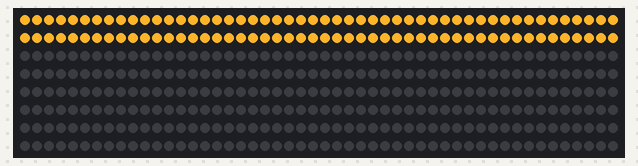
Simulated run of this sketch. Board: Teensy 4. On the bench: 400 RGB LEDs in strip order, left to right, continuing on the next row. Random numbers use the default seed unless the sketch sets one.

Above: at 1.95 s.

The sketch:

CandleGlow.ino
```cpp
// (licence header left out)
#include <OctoWS2811.h>

// These global parameters define the random behavior of glow or flicker patterns
#define HIGHDWELLMIN 0 // Minimum dwell time at high brightness 0-7 corresponds to 1-8 cycles
#define HIGHDWELLMAX 4 // Maximum dwell time at high brightness 1-8 (random max is exclusive)
#define DOWNSTEPMIN 5  // Minimum down step size 0-7 corresponds to step size of 1-8
#define DOWNSTEPMAX 8  // Maximum down step size 1-8 (random max is exclusive)
#define LOWBRTMIN 0    // Minimum low brightness 0-255
#define LOWBRTMAX 100  // Maximum low brightness 1-256, LOWBRTMAX > LOWBRTMIN (random max is exclusive)
#define LOWDWELLMIN 0  // Minimum dwell time at low brightness 0-7 corresponds to 1-8 cycles
#define LOWDWELLMAX 2  // Maximum dwell time at low brightness 1-8 (random max is exclusive)
#define UPSTEPMIN 3    // Minimum up step size 0-7 corresponds to step size of 1-8
#define UPSTEPMAX 7    // Maximum up step size 1-8 (random max is exclusive)
#define HIBRTMIN 160   // Minimum high brightness 0-255 (should be > LOWBRTMAX)
#define HIBRTMAX 256   // Maximum high brightness 1-256, HIBRTMAX > HIBRTMIN (random max is exclusive)


const int ledsPerStrip = 50;
const int ledsTotal = 100;

DMAMEM int displayMemory[ledsPerStrip*6];
int drawingMemory[ledsPerStrip*6];
byte intensity[ledsTotal]; // Array for current 8-bit intensity value
byte statusByte[ledsTotal]; // Array for current status byte: 3 bit counter, 3 bit increment/decrement value, 2 bit state
byte targetIntensity[ledsTotal]; // Array for target intensity

const int config = WS2811_GRB | WS2811_800kHz;

// The 24-bit colors are reduced to an 8-bit color map to save RAM
// Every pixel uses 3 additional bytes of RAM for the state machine
const int candlePalette[256] = {
   0x050200, 0x060300, 0x080400, 0x0c0600, 0x100800, 0x140a00, 0x180c00, 0x1c0e00,
   0x201000, 0x241200, 0x281400, 0x2c1600, 0x301800, 0x341a00, 0x381c00, 0x3c1e00,
   0x402000, 0x442100, 0x482200, 0x4c2300, 0x502400, 0x542500, 0x582600, 0x5c2700,
   0x602800, 0x642900, 0x682a00, 0x6c2b00, 0x702c00, 0x742d00, 0x782e00, 0x7c2f00,
   0x803000, 0x823000, 0x843100, 0x863100, 0x883200, 0x8a3200, 0x8c3300, 0x8e3300,
   0x903400, 0x923400, 0x943500, 0x963500, 0x983600, 0x9a3600, 0x9c3700, 0x9e3700,
   0xa03800, 0xa23800, 0xa43900, 0xa63900, 0xa83a00, 0xaa3a00, 0xac3b00, 0xae3b00,
   0xb03c00, 0xb23c00, 0xb43d00, 0xb63d00, 0xb83e00, 0xba3e00, 0xbc3f00, 0xbe3f00,
   0xc04000, 0xc44300, 0xc74600, 0xcb4900, 0xce4c00, 0xd24f00, 0xd55200, 0xd95500,
   0xdc5800, 0xe05b00, 0xe35e00, 0xe76100, 0xea6400, 0xee6700, 0xf16a00, 0xf56d00,
   0xf87000, 0xf87100, 0xf87201, 0xf87301, 0xf87402, 0xf87502, 0xf87603, 0xf87703,
   0xf87804, 0xf87904, 0xf87a05, 0xf87b05, 0xf87c06, 0xf87d06, 0xf87e07, 0xf87f07,
   0xf88008, 0xf88008, 0xf88108, 0xf88108, 0xf88209, 0xf88209, 0xf88309, 0xf88309,
   0xf8840a, 0xf8840a, 0xf8850a, 0xf8850a, 0xf8860b, 0xf8860b, 0xf8870b, 0xf8870b,
   0xf8880c, 0xf8880c, 0xf8890c, 0xf8890c, 0xf88a0d, 0xf88a0d, 0xf88b0d, 0xf88b0d,
   0xf88c0e, 0xf88c0e, 0xf88d0e, 0xf88d0e, 0xf88e0f, 0xf88e0f, 0xf88f0f, 0xf88f0f,
   0xf89010, 0xf89010, 0xf89010, 0xf89010, 0xf89110, 0xf89110, 0xf89110, 0xf89110,
   0xf89211, 0xf89211, 0xf89211, 0xf89211, 0xf89311, 0xf89311, 0xf89311, 0xf89311,
   0xf89412, 0xf89412, 0xf89412, 0xf89412, 0xf89512, 0xf89512, 0xf89512, 0xf89512,
   0xf89613, 0xf89613, 0xf89613, 0xf89613, 0xf89713, 0xf89713, 0xf89713, 0xf89713,
   0xf89814, 0xf89814, 0xf89814, 0xf89814, 0xf89914, 0xf89914, 0xf89914, 0xf89914,
   0xf89a15, 0xf89a15, 0xf89a15, 0xf89a15, 0xf89b15, 0xf89b15, 0xf89b15, 0xf89b15,
   0xf89c16, 0xf89c16, 0xf89c16, 0xf89c16, 0xf89d16, 0xf89d16, 0xf89d16, 0xf89d16,
   0xf89e17, 0xf89e17, 0xf89e17, 0xf89e17, 0xf89f17, 0xf89f17, 0xf89f17, 0xf89f17,
   0xf8a018, 0xf8a018, 0xf8a018, 0xf8a018, 0xf8a119, 0xf8a119, 0xf8a119, 0xf8a119,
   0xf8a21a, 0xf8a21a, 0xf8a21a, 0xf8a21a, 0xf8a31b, 0xf8a31b, 0xf8a31b, 0xf8a31b,
   0xf8a41c, 0xf8a41c, 0xf8a41c, 0xf8a41c, 0xf8a51d, 0xf8a51d, 0xf8a51d, 0xf8a51d,
   0xf8a61e, 0xf8a61e, 0xf8a61e, 0xf8a61e, 0xf8a71f, 0xf8a71f, 0xf8a71f, 0xf8a71f,
   0xf8a820, 0xf8a820, 0xf8a820, 0xf8a820, 0xf8a921, 0xf8a921, 0xf8a921, 0xf8a921,
   0xf8aa22, 0xf8aa22, 0xf8aa22, 0xf8aa22, 0xf8ab23, 0xf8ab23, 0xf8ab23, 0xf8ab23,
   0xf8ac24, 0xf8ac24, 0xf8ac24, 0xf8ac24, 0xf8ad25, 0xf8ad25, 0xf8ad25, 0xf8ad25,
   0xf8ae26, 0xf8ae26, 0xf8ae26, 0xf8ae26, 0xf8af27, 0xf8af27, 0xf8af27, 0xf8b028
};

/*const int starPalette[256] = {
   0x0, 0x10101, 0x20202, 0x30303, 0x40404, 0x50505, 0x60606, 0x70707,
   0x80808, 0x90909, 0xa0a0a, 0xb0b0b, 0xc0c0c, 0xd0d0d, 0xe0e0e, 0xf0f0f,
   0x101010, 0x111111, 0x121212, 0x131313, 0x141414, 0x151515, 0x161616, 0x171717,
   0x181818, 0x191919, 0x1a1a1a, 0x1b1b1b, 0x1c1c1c, 0x1d1d1d, 0x1e1e1e, 0x1f1f1f,
   0x202020, 0x212121, 0x222222, 0x232323, 0x242424, 0x252525, 0x262626, 0x272727,
   0x282828, 0x292929, 0x2a2a2a, 0x2b2b2b, 0x2c2c2c, 0x2d2d2d, 0x2e2e2e, 0x2f2f2f,
   0x303030, 0x313131, 0x323232, 0x333333, 0x343434, 0x353535, 0x363636, 0x373737,
   0x383838, 0x393939, 0x3a3a3a, 0x3b3b3b, 0x3c3c3c, 0x3d3d3d, 0x3e3e3e, 0x3f3f3f,
   0x404040, 0x414141, 0x424242, 0x434343, 0x444444, 0x454545, 0x464646, 0x474747,
   0x484848, 0x494949, 0x4a4a4a, 0x4b4b4b, 0x4c4c4c, 0x4d4d4d, 0x4e4e4e, 0x4f4f4f,
   0x505050, 0x515151, 0x525252, 0x535353, 0x545454, 0x555555, 0x565656, 0x575757,
   0x585858, 0x595959, 0x5a5a5a, 0x5b5b5b, 0x5c5c5c, 0x5d5d5d, 0x5e5e5e, 0x5f5f5f,
   0x606060, 0x616161, 0x626262, 0x636363, 0x646464, 0x656565, 0x666666, 0x676767,
   0x686868, 0x696969, 0x6a6a6a, 0x6b6b6b, 0x6c6c6c, 0x6d6d6d, 0x6e6e6e, 0x6f6f6f,
   0x707070, 0x717171, 0x727272, 0x737373, 0x747474, 0x757575, 0x767676, 0x777777,
   0x787878, 0x797979, 0x7a7a7a, 0x7b7b7b, 0x7c7c7c, 0x7d7d7d, 0x7e7e7e, 0x7f7f7f,
   0x808080, 0x818181, 0x828282, 0x838383, 0x848484, 0x858585, 0x868686, 0x878787,
   0x888888, 0x898989, 0x8a8a8a, 0x8b8b8b, 0x8c8c8c, 0x8d8d8d, 0x8e8e8e, 0x8f8f8f,
   0x909090, 0x919191, 0x929292, 0x939393, 0x949494, 0x959595, 0x969696, 0x979797,
   0x989898, 0x999999, 0x9a9a9a, 0x9b9b9b, 0x9c9c9c, 0x9d9d9d, 0x9e9e9e, 0x9f9f9f,
   0xa0a0a0, 0xa1a1a1, 0xa2a2a2, 0xa3a3a3, 0xa4a4a4, 0xa5a5a5, 0xa6a6a6, 0xa7a7a7,
   0xa8a8a8, 0xa9a9a9, 0xaaaaaa, 0xababab, 0xacacac, 0xadadad, 0xaeaeae, 0xafafaf,
   0xb0b0b0, 0xb1b1b1, 0xb2b2b2, 0xb3b3b3, 0xb4b4b4, 0xb5b5b5, 0xb6b6b6, 0xb7b7b7,
   0xb8b8b8, 0xb9b9b9, 0xbababa, 0xbbbbbb, 0xbcbcbc, 0xbdbdbd, 0xbebebe, 0xbfbfbf,
   0xc0c0c0, 0xc1c1c1, 0xc2c2c2, 0xc3c3c3, 0xc4c4c4, 0xc5c5c5, 0xc6c6c6, 0xc7c7c7,
   0xc8c8c8, 0xc9c9c9, 0xcacaca, 0xcbcbcb, 0xcccccc, 0xcdcdcd, 0xcecece, 0xcfcfcf,
   0xd0d0d0, 0xd1d1d1, 0xd2d2d2, 0xd3d3d3, 0xd4d4d4, 0xd5d5d5, 0xd6d6d6, 0xd7d7d7,
   0xd8d8d8, 0xd9d9d9, 0xdadada, 0xdbdbdb, 0xdcdcdc, 0xdddddd, 0xdedede, 0xdfdfdf,
   0xe0e0e0, 0xe1e1e1, 0xe2e2e2, 0xe3e3e3, 0xe4e4e4, 0xe5e5e5, 0xe6e6e6, 0xe7e7e7,
   0xe8e8e8, 0xe9e9e9, 0xeaeaea, 0xebebeb, 0xececec, 0xededed, 0xeeeeee, 0xefefef,
   0xf0f0f0, 0xf1f1f1, 0xf2f2f2, 0xf3f3f3, 0xf4f4f4, 0xf5f5f5, 0xf6f6f6, 0xf7f7f7,
   0xf8f8f8, 0xf9f9f9, 0xfafafa, 0xfbfbfb, 0xfcfcfc, 0xfdfdfd, 0xfefefe, 0xffffff
};
*/

OctoWS2811 leds(ledsPerStrip, displayMemory, drawingMemory, config);

void setup() {
  leds.begin();
  leds.show();

  // Initialize new variables
  for (int i=0; i < ledsTotal; i++) {
     statusByte[i] = 0x38;
     intensity[i] = 0;
     targetIntensity[i] = 255; // Start all lights rising towards max
  }
}


void loop() {
  int microsec = 40000;  // 40 ms delay between string updates

  for (int i = 0; i < ledsTotal; i++) {
     updateIntensity(i, &intensity[i], &statusByte[i], &targetIntensity[i]);
     leds.setPixel(i, candlePalette[intensity[i]]);
  }
  leds.show();
  delayMicroseconds(microsec);
}

// This is the state machine for updating the intensity for every pixel on the string
// Only update this code if you truly understand how it works.  A wide range of effects
// can be achieved by changing the parameters and palette defined above.
void updateIntensity (int i, byte* pintensity, byte* pstatus, byte* ptarget)
{
  int newtest;
  byte curstate = (*pstatus & 0xC0) >> 6;
  byte incdec = (*pstatus & 0x30) >> 3;
  byte dcnt = (*pstatus & 0x7);


  switch (curstate)
  {
     case 0: // Rising intensity
     {
        newtest = *pintensity + incdec + 1;
        if (newtest >= *ptarget) { // maximum intensity reached
           *pintensity = *ptarget;
           // Update state, pick high dwell time and reset count
           curstate = 1;
           incdec = random (HIGHDWELLMIN,HIGHDWELLMAX) & 0x7;
           dcnt = 0;
           *pstatus = (curstate << 6) | (incdec << 3) | dcnt;
        }
        else {
           *pintensity = byte(newtest);
        }
        break;
     }
     case 1: // Dwelling at max intensity
     {
        dcnt++;
        if (dcnt > incdec) {
        // Dwell at max over.  Update state, pick ramp down target and step
           curstate = 2;
           incdec = random (LOWDWELLMIN, LOWDWELLMAX) & 0x7;
           dcnt = 0;
           *ptarget = random (LOWBRTMIN, LOWBRTMAX);
        }
        *pstatus = (curstate << 6) | (incdec << 3) | dcnt;
        break;
     }
     case 2: // Falling intensity
     {
        newtest = *pintensity - incdec - 1;
        if (newtest <= *ptarget) { // minimum intensity reached
           *pintensity = *ptarget;
           // Update state, pick low dwell time and reset count
           curstate = 3;
           incdec = random (LOWDWELLMIN, LOWDWELLMAX) & 0x7;
           dcnt = 0;
           *pstatus = (curstate << 6) | (incdec << 3) | dcnt;
        }
        else {
           *pintensity = byte(newtest);
        }
        break;
     }
     case 3: // Dwelling at min intensity
     {
        dcnt++;
        if (dcnt > incdec) {
        // Dwell at min over.  Update state, pick ramp up target and step
           curstate = 0;
           incdec = random (UPSTEPMIN, UPSTEPMAX) & 0x7;
           dcnt = 0;
           *ptarget = random (HIBRTMIN, HIBRTMAX);
        }
        *pstatus = (curstate << 6) | (incdec << 3) | dcnt;
        break;
     }
     default:
        *pintensity = i*4;
  }

}
```
